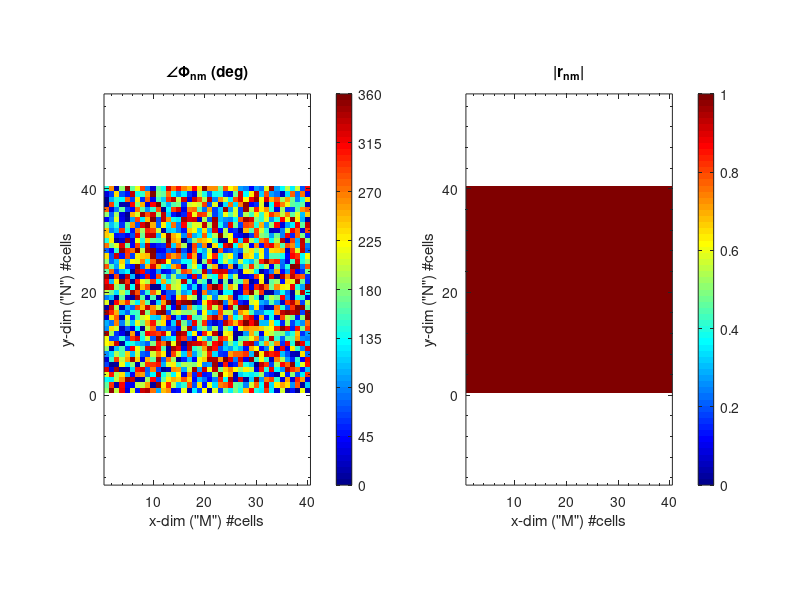

Write the MATLAB code that produced this figure. (Note: this script raises an error after producing the figure.)
function [E,the,phi] = calc_ScatPat( freq , MetaSurf , Illumin , Method )

% FUNCTION [E,the,phi] = calc_ScatPat( freq , MetaSurf , Illumin , Method )
%
% Calculates the scattering pattern produced on the upper hemisphere by 
% the illumination of given abstracted flat metasurface with an EM field 
% at given frequency. Currently supporting only plane and spherical wave
% illumination, and a rectangular square-cell metasurface of Mx-by-Ny
% cells. The configuration of the metasurface is given in terms of complex
% (amplitude+phase) reflection coefficients of each cell, assumed uncoupled
% from the rest of the cells, obviously corresponding to the given 
% frequency, polarization and incidence direction.
%
% This function implements the Huygens-Frensel diffraction principle.
% https://en.wikipedia.org/wiki/Huygens%E2%80%93Fresnel_principle
%
% ===== Inputs =====
% Check the "nargin==0" block for values of these arguments
%  * frequency [Hz] scalar // CW frequency for this pattenern
%  * MetaSurf -- structure defining the MS properties, with fields:
%     .duc [m] scalar // cell-width (square)
%     .NumCellsXY [.] 1x2 vector // no of cells in Ny/rows and Mx/columns
%     .Refl_Ampli [.]  Ny-by-Mx matrix // reflection-coeff amplitude profile 
%     .Refl_Phase [rad] Ny-by-Mx matrix // reflection-coeff phase profile
%     .Cell_ScatPat_Exp [.] scalar // exponent in expression: cos(theta)^n
%  * Illumin -- structure defining the illumination/incident wave properties
%     .Type [.] Illumination/source type: 1=Plane wave, else=Spherical
%     .DOA [deg] 1x2 vector // Direction-of-Arrival for plane wave [theta,phi]
%     .xyz [m] 1x3 vector // coordinates to the spherical wave center
%  * Method -- structure with misc parameters for the calculation
%     .SPAR [deg] scalar // Scattering-Pattern Angle-Resolution
%     .focusDir [deg] 1x2 vector // "focus" calc on a specific direction
%     .angspan [deg] scalar // if set to zero, we scan entire hemisphere,
%          else theta,phi are scanned at +/-(angspan/2) around focusDir
%
% ===== Outputs =====
%  * E -- scattering pattern (E-field complex amplitude)
%  * [the,phi] -- matrices from meshgrid, with the directions corresponding
%       to the scattering patter. They are: theta=0:SPAR:90, phi=0:SPAR:360
%
% Alexandros Pitilakis | Thessaloniki Greece | June 2022
%
% GNU General Public License v3.0 | Copyright (c) 2022 Alexandros Pitilakis

% Function plots also the MS configuration. Set this to zero to disable.
Plot_MS_config = 1; 

% Constants
c0 = 3e8; % [m/s] Light speed in vacuum

% ------------------------------------------
% Define test params (used when F5'ing here)
% ------------------------------------------
if nargin == 0
    
    clc; close all;

    freq = 1e12; % [Hz] Operating frequncy

    MetaSurf.duc = c0/freq/8; % [m] cell-width (square)
    MetaSurf.NumCellsXY = [ 40 40 ]; % [.] number of cells in each dimension
    MetaSurf.Refl_Ampli = ones(  MetaSurf.NumCellsXY(1) , MetaSurf.NumCellsXY(2) );
    MetaSurf.Refl_Phase = 2*pi*rand( MetaSurf.NumCellsXY(1) , MetaSurf.NumCellsXY(2) );  % rad
    MetaSurf.Cell_ScatPat_Exp = 0; % [.] exponent in expression: cos(theta)^n

    Illumin.Type = 1; % Illumination/source type: 1=Plane, else=Spherical
    Illumin.DOA = [ 45 , 0 ]; % [deg] theta+phi angles (plane waves)
    Illumin.xyz = [ 0 , 0 , c0/freq*5 ]; % [m] sphere center (spherical)

    Method.SPAR = 3; % [deg] % SPAR: Scattering-Pattern Angle-Resolution
    Method.focusDir = [45,180]; % [deg](theta,phi) to "focus" calc on
    Method.angspan = 0; % [deg] if set to zero, we scan entire hemisphere
            
end

% ------------------------------------------
% Preparations
% ------------------------------------------

% Retrieve params from input
duc = MetaSurf.duc; % [m] unit-cell size (square)
N = MetaSurf.NumCellsXY(1); % y-dim (up/down, #-of-row)
M = MetaSurf.NumCellsXY(2); % x-dim (left/right, #-of-column)
Rp_mn = MetaSurf.Refl_Phase; % [rad] phase profile
Ra_mn = MetaSurf.Refl_Ampli; % [.] amplitude profile

ST = Illumin.Type; % Source/Illumination type: 0=Plane, 1=Spherical
thei = Illumin.DOA(1); % [deg] theta incident/illum (for plane)
phii = Illumin.DOA(2); % [deg] phi incident/illum (for plane)
xyz = Illumin.xyz; % [m] sphere center (for spherical)

SPAR = Method.SPAR; % Scat-Pat Ang-Resolution
thef = Method.focusDir(1); % [deg] lobe-focus theta
phif = Method.focusDir(2); % [deg] lobe-focus phi
angspan = Method.angspan; % [deg] ang-span on lobe-focus-direction
cosexp = MetaSurf.Cell_ScatPat_Exp; % [.] exponent in expression: cos(theta)^n


% Some derived params
wl = c0 / freq; % [m] free-space wavelength
k0 = 2*pi/wl; % [rad/m] free-space wavenumber
[mm,nn] = meshgrid(1:M,1:N); % index-array in MS rows/columns
dxk = k0 * duc; % unit cell size, x-dimension*kappa (d*k0=2*pi * d/wl)
dyk = k0 * duc; % unit cell size, y-dimension*kappa
xyzks = k0*xyz; % [.] spher-source xyz, normed to kappa0


% ------------------------------------------
% Plot MS configuration (phase & ampl)
% ------------------------------------------
if Plot_MS_config == 1
    
    % Phase-profile across the MS
    subplot(1,2,1)
    imagesc(fliplr(Rp_mn*180/pi)); set(gca,'YDir','Normal')
    axis equal tight; 
    xlabel('x-dim ("M") #cells'); ylabel('y-dim ("N") #cells');
    title( '\angle\Phi_{nm} (deg)');
    set(gca,'XMinorTick','on','YMinorTick','on')
    colormap(jet);
    caxis([0 360])
    hcb1 = colorbar;
    set(hcb1, 'YTick', 0:45:360 ); 
    
    % Uneven amplitude plot across the MS
    subplot(1,2,2)
    imagesc(fliplr(Ra_mn)); axis equal tight; set(gca,'YDir','Normal')
    hcb2 = colorbar;    
    xlabel('x-dim ("M") #cells'); ylabel('y-dim ("N") #cells');
    title( '|r_{nm}|');
    set(gca,'XMinorTick','on','YMinorTick','on')
    caxis([0 1])

end

% ------------------------------------------
% Source configuration
% ------------------------------------------

% Direction of source (phi,theta), as "seen" from each unit-cell
if ST == 1
    % For Plane-Wave (PW) incidence, theta & phi are constant across the MS
    %   e.g. for normal inc.: theta=0 (and phi=X, where X="indifference")
    theSmn = zeros(N,M) + thei*pi/180; % (rad)
    phiSmn = zeros(N,M) + phii*pi/180; % (rad)
else
    % For Spherical-Wave (SW, point source), theta & phi are rigorously
    % calculated from geometric formulas.
    
    % 0. Calc unit-cell coords
    [xuc,yuc] = meshgrid( (-(M-1)/2:(M-1)/2)*dxk , (-(N-1)/2:(N-1)/2)*dyk ) ;
    zuc = zeros(size(xuc));
    % 1. Transform source coords
    xsrc = xyzks(1); %(xyzks(1)-0.5)*(M-1)/2*dxk;
    ysrc = xyzks(2); %(xyzks(2)-0.5)*(N-1)/2*dyk;
    zsrc = xyzks(3);
    % 2. cartesians dists of source from each unit-cell center
    xd_sfuc = xsrc - xuc;
    yd_sfuc = ysrc - yuc;
    zd_sfuc = zsrc - zuc;
    % 3. transform to sphericals
    dist_suc = sqrt(xd_sfuc.^2 + yd_sfuc.^2 + zd_sfuc.^2);
    theSmn = atan(sqrt(xd_sfuc.^2 + yd_sfuc.^2)./zd_sfuc); % (rad)
    phiSmn = atan2( yd_sfuc, xd_sfuc ); % (rad)
    
end


% Source (input) wave-front amplitude & phase on each unit-cell. Amplitude
% is usually assumed ==1, as inc. wave travels in lossless medium (air),
% comes from farfield and thus illuminates the metasurface homogeneously.
% Phase depends on the wave "shape" (plane, spherical, gaussian etc).
if ST == 1
    % * For normal PW incidence: A=1 and phase=const (e.g. zero)
    % * For oblique PW incidence in x0z plane: phase = k0*dx*sin(theta)
    Ia_mn = ones(N,M);
    Ip_mn = ( dxk*(mm-1).*cos(phiSmn) - dyk*(nn-1).*sin(phiSmn) ).*sin(theSmn) ;
else
    % Point Source:
    Ia_mn = ones(N,M);
    Ip_mn = dist_suc; % Because phase=beta*dz-->k0*distance
end


% =========================================================================
% Huygens-Fresnel Principle for Scattering Pattern ("hemisphere")
% =========================================================================

% Angle-resolution of Scatt-Patt:
dsp = SPAR; % degree-step-phi
dst = SPAR; % degree-step-theta

% Directions on "hemisphere" space. If angspace>0, it only calculates
% around a specific direction (e.g. around the approx reflection-lobe) 
% to cut-down on simulation times.
if angspan > 0
    phi1 = pi/180*( (-angspan/2:dsp:angspan/2) + phif );
    the1 = pi/180*( (-angspan/2:dst:angspan/2) + thef );
    
    if any( the1 < 0 )
        in = the1<0;
        phi1( in ) = phi1(in)+180;
        the1 = abs(the1);
    end

else
    phi1 = (0:dsp:360) *pi/180;
    the1 = (0:dst:90)  *pi/180;
end

% Directions in the "hemisphere", gridded
[phi,the]=meshgrid(phi1,the1);

% Scat-Patt formation: 
E = 0*the; % this will hold the pattern (complex)

% We scan all the cells in the MS, and sum-up their contribution.
cc = 0;
fprintf( ' -- Scatt-Patt calc. progress:\n' );
for m1 = 1:M
    for n1 = 1:N
        
        cc = cc+1;
        ProgBarString( cc, M*N )
        
        % "Interfere" the complex-valued illumination/incidence profile
        % with the cell reflection profile.
       auxFix = cos( theSmn(n1,m1) ).^cosexp ...
                .*Ia_mn(n1,m1).*exp(1j*Ip_mn(n1,m1)) ...
                .*Ra_mn(n1,m1).*exp(1j*Rp_mn(n1,m1));        
        
        % Add the contributions of source-interaction w/ each unit-cell
        % *** The two exp's here are the "zeta_mn" in Hamidreza PhD
        auxi = auxFix...
            .*exp( +1j*dxk*m1.*sin(the).*cos(phi))...
            .*exp( -1j*dyk*n1.*sin(the).*sin(phi));
        
        % Add to pattern
        E = E + cos( the ).^cosexp .* auxi;
        
    end
end
fprintf( 'Done.\n' );

% Test plot
if nargin == 0
    
    try
        figure;
        Unorm = abs(E).^2/max(abs(E(:)).^2);
        plot_3D_Pattern( the*180/pi, phi*180/pi, Unorm , [3 6] )
    catch
        error( ' Get "plot_3D_Pattern" from GitHub to plot the pattern' )
    end    
    
end


end

% #########################################################################
% Misc Routines
% #########################################################################

function ProgBarString( ni , N , L )

% Prints a progress-bar string in the CMD window. Meant for use in for
% loops, e.g. with ni=3 and N=20 inputs will print a 15% filled bar that
% spans the entire command window width. Optional argument L controls the
% lenght of the bar, e.g., if L=20 then the bar width will be 20 monospaced
% characters on the CMD window.
%
% Alexandros Pitilakis, Thessaloniki/Greece, 2020


% Test inputs
if nargin == 0
    ni = 3;
    N = 20;
end

% Get CMD window character width (L) and scale ni by it
if nargin < 3
    L = max( get( 0 , 'CommandWindowSize' ) ) - 4; 
end
n = round( ni*L/N );

% Prepare progress-bar string
str = [ '|' , repmat(' ',[1,L]) , '|' ];
if n==1,
    str(2) = '>';    
elseif n<L    
    str(2:(2+n-1)) = '-';
    str(2+n) = '>';
elseif n==L
    str = [ '|' , repmat('=',[1,L]) , '|' ];
end

% Add text with completion percentage in the middle of the string
numstr = sprintf( ' %3d %% ' , round(ni/N*100) );
iis = round(L/2)-3;
length(numstr);
str( iis:(iis+length(numstr)-1) ) = numstr;

% Vocalize in CMD
if nargout == 0
    if ni > 1 % for ni=2,3,... you gotta backspace (delete) previous str
        fprintf( repmat( '\b' , [1,L+3] ) );
    end
    fprintf( '%s\n' , str );
end

end
















